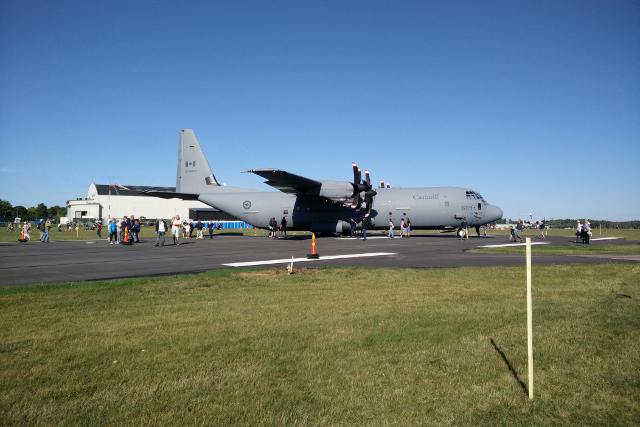
#> input picture lab5/plane.jpg, 640 x 427 px
$ python lab5b1.py
#> lines starting #> are read from the running program, lines starting #| are printed output that depends on the picture; after the words box and inside, x2 and y2 are one past the last pixel; in counts of white or black regions, pixels touching at a corner belong together
### lab5/lab5a.py
from math import pi, e
import cv2
import numpy
from cvlib import rgblist_to_cvimg

image = cv2.imread("plane.jpg")
#> image is the input picture: shape (427, 640, 3); mean B, G, R 131, 123.9, 105.4


def cvimg_to_list(img: numpy.ndarray) -> list[tuple[int, int, int]]:
    """Convert an OpenCV image array into a flat list of BGR pixel tuples.

    Args:
        img (numpy.ndarray): The image array in BGR color order.
            Shape is (rows, cols), where each element contains integer values
            (0-255).

    Returns:
        list[tuple[int, int, int]]: A flat list of length rows*cols,
            where each element is a pixel represented as (B, G, R).
            Pixels are ordered row by row: top-to-bottom, left-to-right.
    """
    img_list = []

    for row in img:
        for pixel in row:
            img_list.append((int(pixel[0]), int(pixel[1]), int(pixel[2])))

    return img_list


# [47 lines left out: function unsharp_mask, not called in this run]


# [13 lines that do not run on import are left out]

### lab5/cvlib.py
"""cvlib module, helper functions for image and tuple manipulation."""

import cv2
import numpy

# ------------------------------------------
#  Helper functions
# ------------------------------------------


# [35 lines left out: functions multiply_tuple, add_tuples, rgblist_to_cvimg, not called in this run]


def greyscale_list_to_cvimg(lst, height, width):
    """Return a width x height grayscale OpenCV image with specified pixels."""
    img = numpy.zeros((height, width), numpy.uint8)

    for x in range(0, width):
        for y in range(0, height):
            img[y, x] = lst[y * width + x]

    return img

### lab5/lab5b1.py
import cv2
from cvlib import greyscale_list_to_cvimg
from lab5a import cvimg_to_list


def pixel_constraint(
    hlow: int, hhigh: int, slow: int, shigh: int, vlow: int, vhigh: int
):
    """Function that creates a new function that, given a pixel, returns if
    it is between desired interval.

    Args:
        hlow (int): lowest value for hue
        hhigh (int): highest value for hue

        slow (int): lowest value for saturation
        shigh (int): highest value for saturation

        vlow (int): lowest value for value
        vhigh (int): highest value for value
    """

    def is_in_interval(pixel: tuple):
        """Function that checks if a given pixel is in a pre decided interval.

        Args:
            pixel (tuple): hsv_pixel

        Returns:
            1 if the pixel is in the desired interval,
            0 if it's not.
        """
        (h, s, v) = pixel
        return int(
            hlow <= h <= hhigh and slow <= s <= shigh and vlow <= v <= vhigh
        )

    return is_in_interval


if __name__ == "__main__":
    hsv_plane = cv2.cvtColor(cv2.imread("plane.jpg"), cv2.COLOR_BGR2HSV)
#> hsv_plane: shape (427, 640, 3); mean H, S, V 73.4, 109.5, 151.1
    plane_list = cvimg_to_list(hsv_plane)
#> after the loop in cvimg_to_list, `for row in img:`: img_list = 273280 items
#> plane_list = 273280 items

    is_sky = pixel_constraint(100, 150, 50, 200, 100, 255)
    sky_pixels = list(map(lambda x: x * 255, map(is_sky, plane_list)))
#> sky_pixels = 273280 items

    cv2.imshow(
        "sky",
        greyscale_list_to_cvimg(
            sky_pixels, hsv_plane.shape[0], hsv_plane.shape[1]
        ),
    )
#> after the loop in greyscale_list_to_cvimg, `for x in range(0, width):`:
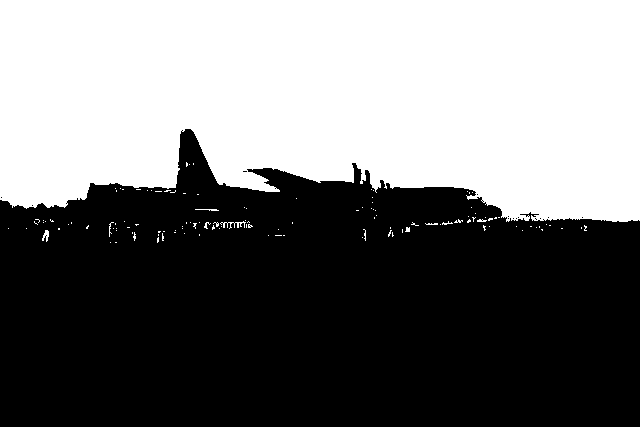
#> img: shape (427, 640); 45.5% white; 124 white regions (115 under 20 px), largest, box (x1, y1, x2, y2) and area: (0, 0, 640, 222) 123529, (220, 221, 246, 229) 74, (42, 230, 49, 242) 48
    cv2.waitKey(0)

$ run again, with lab5/image.jpeg copied over lab5/plane.jpg
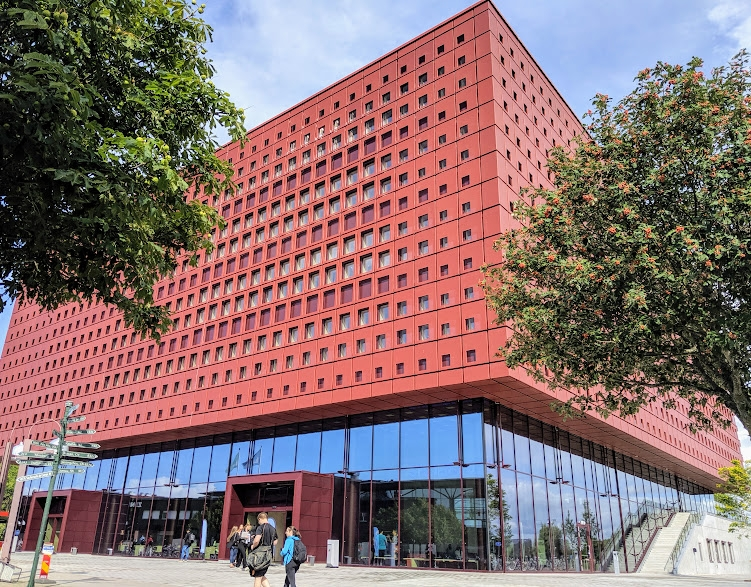
#> input picture lab5/image.jpeg, 751 x 587 px
#> image is the input picture: shape (587, 751, 3); mean B, G, R 111.7, 111.5, 135.5
#> hsv_plane: shape (587, 751, 3); mean H, S, V 61.1, 98.6, 150.1
#> after the loop in cvimg_to_list, `for row in img:`: img_list = 440837 items
#> after the loop in greyscale_list_to_cvimg, `for x in range(0, width):`:
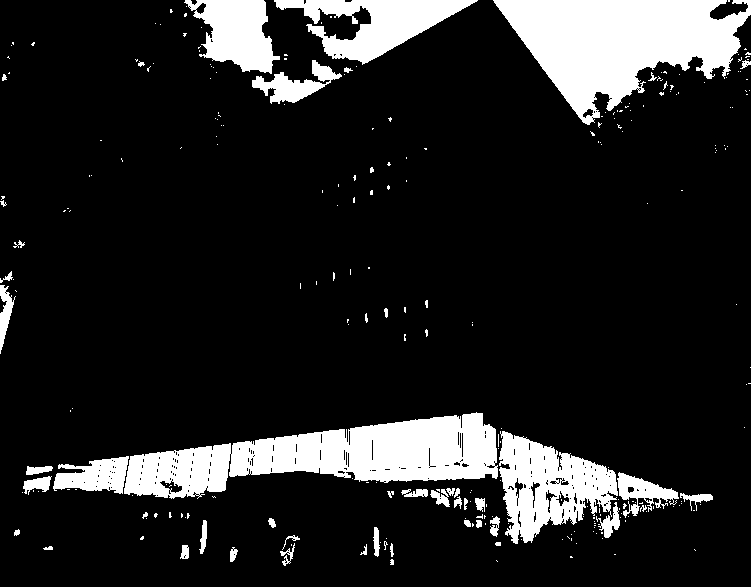
#> img: shape (587, 751); 13.9% white; 272 white regions (222 under 20 px), largest, box (x1, y1, x2, y2) and area: (493, 0, 751, 125) 17751, (124, 412, 498, 499) 17153, (499, 431, 618, 544) 7403
